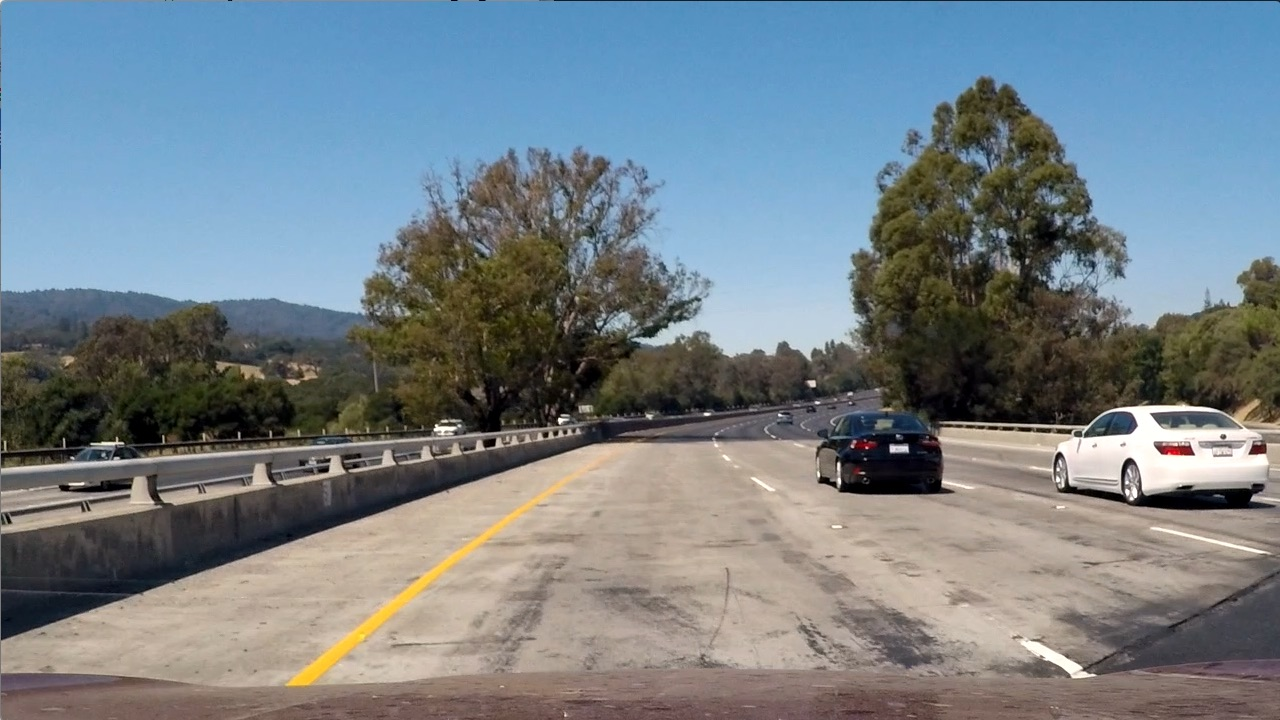
#> input picture test_images/test1.jpg, 1280 x 720 px; its folder holds 5 pictures in this run; the run also reads 1 picture not shown here
$ jupyter execute --allow-errors Vehicle_Detector.ipynb   (shell and % lines are left out)   (older library calls are emulated)
#> lines starting #> are read from the running program, lines starting #| are printed output that depends on the picture
## Image processing project phase 2 (Car Detection)
## We are:
#17t0346_احمد جابر عبد العزيز موسى

#16W0015_حسين عبد الملك علي قاسم العبسي

#17E0020_خالد احمد محمد عبد العزيز

## Imports

[cell 1]
import os
import math
import glob
import cv2
from collections import deque
import numpy as np
import matplotlib.pyplot as plt
import matplotlib.image as mpimg
from matplotlib import cm
from moviepy.editor import VideoFileClip
import time
from sklearn.svm import LinearSVC
from sklearn.preprocessing import StandardScaler
from sklearn.model_selection import train_test_split
from skimage.feature import hog
from scipy.ndimage.measurements import label
import pickle

## Load Dataset

[cell 2]
test_images = np.array([plt.imread(i) for i in glob.glob('./test_images/*.jpg')])
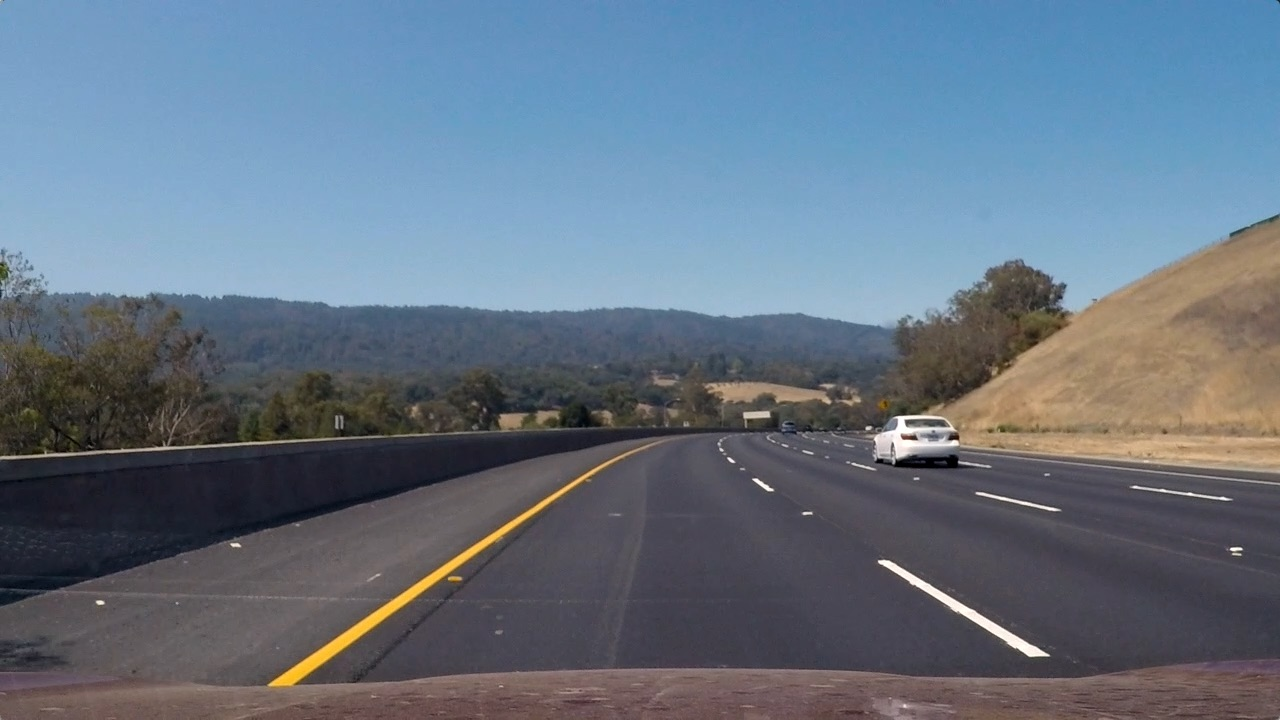
#> input picture test_images/test3.jpg, 1280 x 720 px
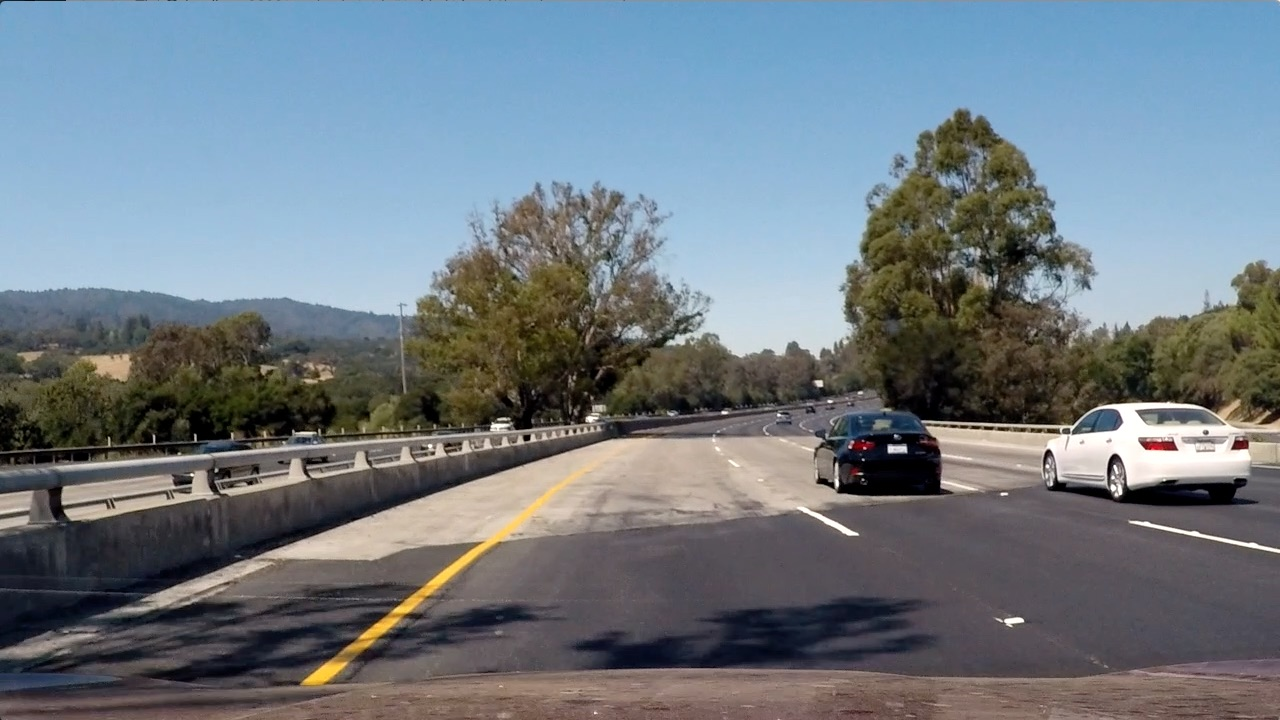
#> input picture test_images/test4.jpg, 1280 x 720 px
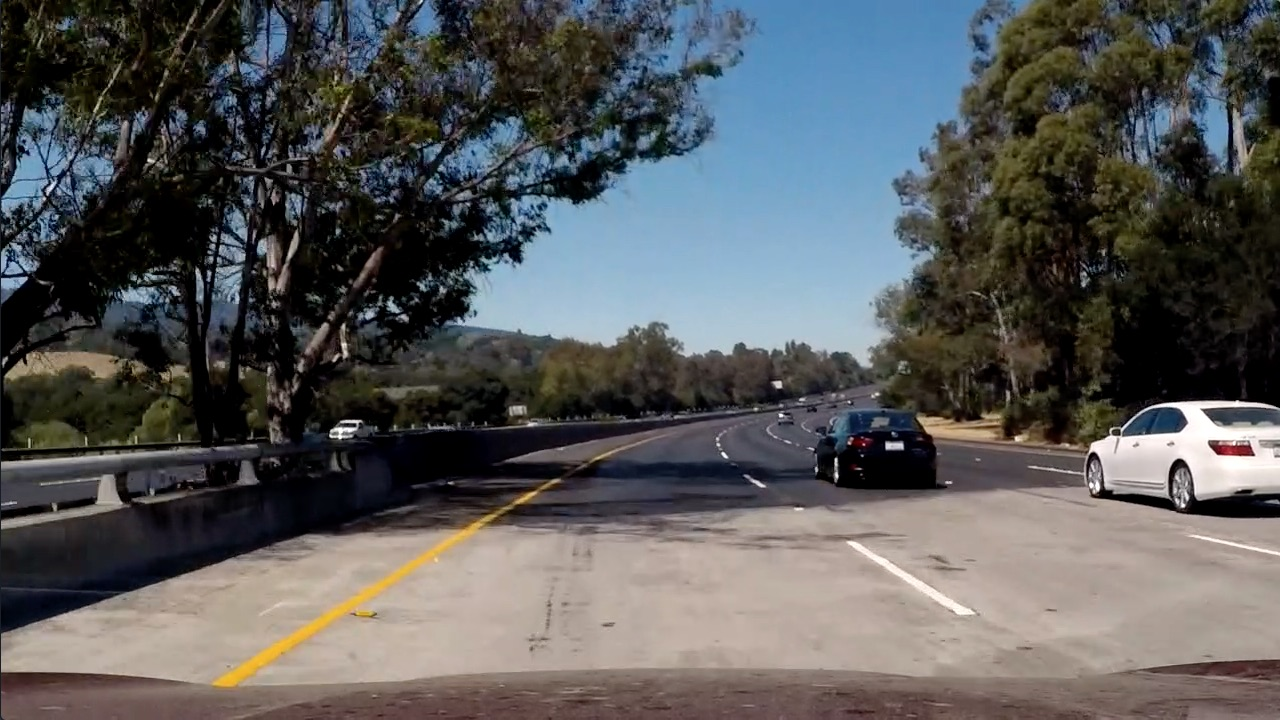
#> input picture test_images/test5.jpg, 1280 x 720 px

car_images = []
non_car_images = []

for root, dirs, files in os.walk('./data/vehicles/'):
    for file in files:
        if file.endswith('.png'):
            car_images.append(os.path.join(root, file))

for root, dirs, files in os.walk('./data/non-vehicles/'):
    for file in files:
        if file.endswith('.png'):
            non_car_images.append(os.path.join(root, file))

## Basic Summary of Dataset

[cell 3]
n_car_images = len(car_images)
n_non_car_images = len(non_car_images)
#> (the rest of this cell did not finish here and is left out)

### Car Image Examples

[cell 4]
fig, axs = plt.subplots(4,8, figsize=(16, 8))
fig.subplots_adjust(hspace = 0, wspace=.1)
axs = axs.ravel()

#> (the rest of this cell did not finish here and is left out)

### Non-car Image Examples

[cell 5]
fig, axs = plt.subplots(4,8, figsize=(16, 8))
fig.subplots_adjust(hspace = 0, wspace=.1)
axs = axs.ravel()

#> (the rest of this cell did not finish here and is left out)

## Feature Extraction Method

[cell 6]
# Compute binned color features by scaling images down
def bin_spatial(img, size=(32, 32)):
    # Use cv2.resize().ravel() to create the feature vector
    features = cv2.resize(img, size).ravel()
    # Return the feature vector
    return features

# Compute color histogram features
def color_hist(img, nbins=32, bins_range=(0, 256)):
    # Compute the histogram of the color channels separately
    channel1_hist = np.histogram(img[:,:,0], bins=nbins, range=bins_range)
    channel2_hist = np.histogram(img[:,:,1], bins=nbins, range=bins_range)
    channel3_hist = np.histogram(img[:,:,2], bins=nbins, range=bins_range)
    # Concatenate the histograms into a single feature vector
    hist_features = np.concatenate((channel1_hist[0], channel2_hist[0], channel3_hist[0]))
    # Return the individual histograms, bin_centers and feature vector
    return hist_features


# Return HOG features and visualization
def get_hog_features(img, orient, pix_per_cell, cell_per_block,
                        vis=False, feature_vec=True):
    # Call with two outputs if vis==True
    if vis == True:
        features, hog_image = hog(img, orientations=orient, pixels_per_cell=(pix_per_cell, pix_per_cell),
                                  cells_per_block=(cell_per_block, cell_per_block), transform_sqrt=True,
                                  visualize=vis, feature_vector=feature_vec)
        return features, hog_image
    # Otherwise call with one output
    else:
        features = hog(img, orientations=orient, pixels_per_cell=(pix_per_cell, pix_per_cell),
                       cells_per_block=(cell_per_block, cell_per_block), transform_sqrt=True,
                       visualize=vis, feature_vector=feature_vec)
        return features

# Extract feature wrapper that extracts and combines all features
# [45 lines left out: function extract_features, not called in this run]

## HOG Visualisation

#> (a cell that did not finish here is left out)

## Feature Extraction

[cell 8]
### Parameters
spatial = 32
hist_bins = 32
colorspace = 'YCrCb' # Can be RGB, HSV, LUV, HLS, YUV, YCrCb #YCrCb best
orient = 9
pix_per_cell = 8
cell_per_block = 2
spatial_size= (32, 32)
heat_threshold= 4 # 12
hog_channel = "ALL" # Can be 0, 1, 2, or "ALL" #ALL,0 best
ystart_ystop_scale = [(405, 510, 1), (400, 600, 1.5), (500, 710, 2.5)]

# [9 lines of commented-out code are left out]

## Data Preparation

[cell 9]
# Preserve State to compare parameter tuning
rand_state = np.random.randint(0, 100)

# Create an array stack of feature vectors
#> (the rest of this cell did not finish here and is left out)

## Classifier

[cell 10]
# Use a linear SVC
svc = LinearSVC()

# Check the training time for the SVC
t=time.time()
#> (the rest of this cell did not finish here and is left out)

## Data Saving to Pickle

[cell 11]
# Save data to pickle file
dist_pickle = {}
dist_pickle["svc"] = svc
#> (the rest of this cell did not finish here and is left out)

## Data Loading from Pickle

[cell 12]
print('Loading Classifier parameters...')
dist_pickle = pickle.load( open("svc_pickle.p", "rb" ) )
#> (reads svc_pickle.p from the repository)
svc = dist_pickle["svc"]
X_scaler = dist_pickle["scaler"]
orient = dist_pickle["orient"]
pix_per_cell = dist_pickle["pix_per_cell"]
cell_per_block = dist_pickle["cell_per_block"]
spatia = dist_pickle["spatial"]
hist_bins = dist_pickle["hist_bins"]

print('Loading is done!')

## HOG Sub-sampling Window Search

[cell 13]
# Extracts features using hog sub-sampling and make predictions
def find_cars(img,svc,X_scaler,orient,pix_per_cell,cell_per_block,spatial_size,hist_bins,ystart_ystop_scale,h_shift=0,visualisation=False):
    # List of bounding box positions
    bbox_detection_list=[]
    box_vis_list=[]
    # Copy and normalise
    draw_img = np.copy(img)
    img = img.astype(np.float32)/255

    # Searching different size windows at different scales:
    for (ystart, ystop, scale) in ystart_ystop_scale:
        box_vis=[]
        # Crop
        img_tosearch = img[ystart:ystop, :, :]
        ctrans_tosearch = cv2.cvtColor(img_tosearch, cv2.COLOR_RGB2YCrCb)
        if scale != 1:
            imshape = ctrans_tosearch.shape
            ctrans_tosearch = cv2.resize(ctrans_tosearch, (np.int(imshape[1]/scale), np.int(imshape[0]/scale)))

        ch1 = ctrans_tosearch[:,:,0]
        ch2 = ctrans_tosearch[:,:,1]
        ch3 = ctrans_tosearch[:,:,2]

        # Define blocks and steps as above
        nxblocks = (ch1.shape[1] // pix_per_cell) - cell_per_block + 3
        nyblocks = (ch1.shape[0] // pix_per_cell) - cell_per_block + 1
        nfeat_per_block = orient*cell_per_block**2

        # 64 was the orginal sampling rate, with 8 cells and 8 pix per cell
        window = 64
        nblocks_per_window = (window // pix_per_cell) - cell_per_block + 1
        cells_per_step = 2  # Instead of overlap, define how many cells to step
        nxsteps = (nxblocks - nblocks_per_window) // cells_per_step
        nysteps = (nyblocks - nblocks_per_window) // cells_per_step

        # Compute individual channel HOG features for the entire image
        hog1 = get_hog_features(ch1, orient, pix_per_cell, cell_per_block, feature_vec=False)
        hog2 = get_hog_features(ch2, orient, pix_per_cell, cell_per_block, feature_vec=False)
        hog3 = get_hog_features(ch3, orient, pix_per_cell, cell_per_block, feature_vec=False)

        for xb in range(nxsteps):
            for yb in range(nysteps):
                ypos = yb*cells_per_step
                xpos = xb*cells_per_step
                # Extract HOG for this patch
                hog_feat1 = hog1[ypos:ypos+nblocks_per_window, xpos:xpos+nblocks_per_window].ravel()
                hog_feat2 = hog2[ypos:ypos+nblocks_per_window, xpos:xpos+nblocks_per_window].ravel()
                hog_feat3 = hog3[ypos:ypos+nblocks_per_window, xpos:xpos+nblocks_per_window].ravel()
                hog_features = np.hstack((hog_feat1, hog_feat2, hog_feat3))

                xleft = xpos*pix_per_cell
                ytop = ypos*pix_per_cell

                # Extract the image patch
                subimg = cv2.resize(ctrans_tosearch[ytop:ytop+window, xleft:xleft+window], (64,64))

                # Get color features
                spatial_features = bin_spatial(subimg, size=spatial_size)
                hist_features = color_hist(subimg, nbins=hist_bins)

                # Scale features and make a prediction
                test_features = X_scaler.transform(np.hstack((spatial_features, hist_features, hog_features)).reshape(1, -1))

                # Make prediction based on trained model
                test_prediction = svc.predict(test_features)

                if(visualisation):
                    xbox_left = np.int(xleft*scale)
                    ytop_draw = np.int(ytop*scale)
                    win_draw = np.int(window*scale)
                    # Append Detection Position to list
                    box_vis.append(((xbox_left, ytop_draw+ystart),(xbox_left+win_draw,ytop_draw+win_draw+ystart)))

                if test_prediction == 1:
                    xbox_left = np.int(xleft*scale)
                    ytop_draw = np.int(ytop*scale)
                    win_draw = np.int(window*scale)
                    # Append Detection Position to list
                    bbox_detection_list.append(((xbox_left+h_shift, ytop_draw+ystart),(xbox_left+win_draw+h_shift,ytop_draw+win_draw+ystart)))
                    # Draw Detection on image
                    cv2.rectangle(draw_img,(xbox_left+h_shift, ytop_draw+ystart),(xbox_left+win_draw+h_shift,ytop_draw+win_draw+ystart),(0,0,255),6)
        box_vis_list += [box_vis]
    return bbox_detection_list,draw_img,box_vis_list

## Region Proposer Visualisation

[cell 14]
test_image_sliding=test_images[0]
#> test_image_sliding is the input picture: shape (720, 1280, 3); mean R, G, B 117.5, 128.7, 135.5
ystart_ystop_scale = [(405, 510, 1), (400, 600, 1.5), (415, 710, 2.5)]
bbox_detection_list, detections, box_vis_list = find_cars(test_image_sliding, svc, X_scaler, orient, pix_per_cell, cell_per_block, spatial_size, hist_bins, ystart_ystop_scale, h_shift=500, visualisation=True)
#> after the loop in find_cars, `for (ystart, ystop, scale) in ystart_ystop_scale:`: bbox_detection_list = 16 items; box_vis_list = 3 items
#> bbox_detection_list = 16 items; box_vis_list = 3 items

def draw_boxes(img, bboxes, thickness=2):
    imcopy = [np.copy(img),np.copy(img),np.copy(img)]
    color=[(255, 0, 0),(0, 255, 0),(0, 0, 255)]
    for i in range(len(bboxes)):
        for bbox in bboxes[i]:
            cv2.rectangle(img=imcopy[i], pt1=bbox[0], pt2=bbox[1],
                          color=color[i], thickness=thickness)
    return imcopy

windows_img = draw_boxes(test_image_sliding, box_vis_list)
#> the loop in draw_boxes, `for i in range(len(bboxes)):` made 3 passes
#> windows_img = 3 items

f, ((ax1, ax2, ax3)) = plt.subplots(3, 1, figsize=(20,20))
ax1.imshow(windows_img[0])
title = "Scale: 0.9 "  + " Count: " + str(len(box_vis_list[0]))
#> title = 'Scale: 0.9  Count: 154'
ax1.set_title(title, fontsize=20)
ax1.axis("off")
ax2.imshow(windows_img[1])
title = "Scale: 1.4"  + " Count: " + str(len(box_vis_list[1]))
#> title = 'Scale: 1.4 Count: 200'
ax2.set_title(title, fontsize=20)
ax2.axis("off")
ax3.imshow(windows_img[2])
title = "Scale: 2.3"  + " Count: " + str(len(box_vis_list[2]))
#> title = 'Scale: 2.3 Count: 87'
ax3.set_title(title, fontsize=20)
ax3.axis("off")

plt.savefig('output_images/bbox_vis.png')

## Overall Pipeline

### Heatmapping

[cell 15]
# Accumulation of labels from last N frames
class Detect_history():
    def __init__ (self):
        # Number labels to store
        self.queue_len = 7 #17 13
        self.queue = []

    # Put new frame
    # [11 lines left out: functions put_labels, get_labels, not called in this run]

[cell 16]
# Read in image similar to one shown above
image = test_images[3]
#> image is the input picture: shape (720, 1280, 3); mean R, G, B 112.2, 122.7, 130.9
blank = np.zeros_like(image[:,:,0]).astype(np.float)

def add_heat(heatmap, bbox_list):
    # Iterate through list of bboxes
    for box in bbox_list:
        # Add += 1 for all pixels inside each bbox
        # Assuming each "box" takes the form ((x1, y1), (x2, y2))
        heatmap[box[0][1]:box[1][1], box[0][0]:box[1][0]] += 1

    # Return updated heatmap
    return heatmap# Iterate through list of bboxes

def draw_labeled_bboxes(img, labels):
    # Iterate through all detected cars
    for car_number in range(1, labels[1]+1):
        # Find pixels with each car_number label value
        nonzero = (labels[0] == car_number).nonzero()
        # Identify x and y values of those pixels
        nonzeroy = np.array(nonzero[0])
        nonzerox = np.array(nonzero[1])
        # Define a bounding box based on min/max x and y
        bbox = ((np.min(nonzerox), np.min(nonzeroy)), (np.max(nonzerox), np.max(nonzeroy)))
        # Draw the box on the image
        cv2.rectangle(img, bbox[0], (bbox[1][0]+10,bbox[1][1]-10), (0,0,255), 6)
    # Return the image
    return img

[cell 17]
### Parameters
spatial = 32
hist_bins = 32
colorspace = 'YCrCb' # Can be RGB, HSV, LUV, HLS, YUV, YCrCb #YCrCb best
orient = 9
pix_per_cell = 8
cell_per_block = 2
spatial_size= (32, 32)
heat_threshold= 4 # 12
hog_channel = "ALL" # Can be 0, 1, 2, or "ALL" #ALL,0 best
ystart_ystop_scale = [(405, 510, 1), (400, 600, 1.5), (500, 710, 2.5)]

# [21 lines left out: function process_image, not called in this run]

# Pipe line on single image

[cell 18]
image = plt.imread('test_images/test1.jpg')
plt.imshow(image)

[cell 19]
# Using Subsampled HOG windows to get possible detections
bbox_detection_list, detections, box_vis_list = find_cars(image,svc,X_scaler,orient,pix_per_cell,cell_per_block,spatial_size,hist_bins,ystart_ystop_scale)
#> call 2 of find_cars, with orient = 9, pix_per_cell = 8, cell_per_block = 2, spatial_size = (32, 32), hist_bins = 32, h_shift = 0, visualisation = False
#> the loop in find_cars (call 2), `for (ystart, ystop, scale) in ystart_ystop_scale:` made 3 passes
#> box_vis_list on passes 1 to 3: [[]], [[], []], [[], [], []]
#> after the loop in find_cars (call 2), `for (ystart, ystop, scale) in ystart_ystop_scale:`:
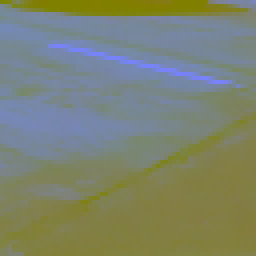
#> subimg: shape (64, 64, 3) float32 (shown 4 times larger); mean of channels 0, 1, 2 0.443, 0.517, 0.488; drawn as B, G, R
#> after the loop in find_cars (call 2), `for (ystart, ystop, scale) in ystart_ystop_scale:`: bbox_detection_list = 15 items
#> bbox_detection_list = 15 items; box_vis_list = [[], [], []]
blank = np.zeros_like(image[:,:,0]).astype(np.float)
plt.imshow(detections)

#> (a cell that did not finish here is left out)

[cell 21]
# Add heat to detections
heatmap = add_heat(blank, bbox_detection_list)
#> the loop in add_heat, `for box in bbox_list: # Add += 1 for all pixels inside each bbox # Ass..` made 15 passes
#> box on passes 1 to 8: ((864, 405), (928, 469)), ((48, 424), (144, 520)), ((792, 400), (888, 496)), ((816, 400), (912, 496)), ((840, 400), (936, 496)), ((840, 424), (936, 520)), ((864, 400), (960, 496)), ((1056, 400), (1152, 496))
#> after the loop in add_heat, `for box in bbox_list:`:
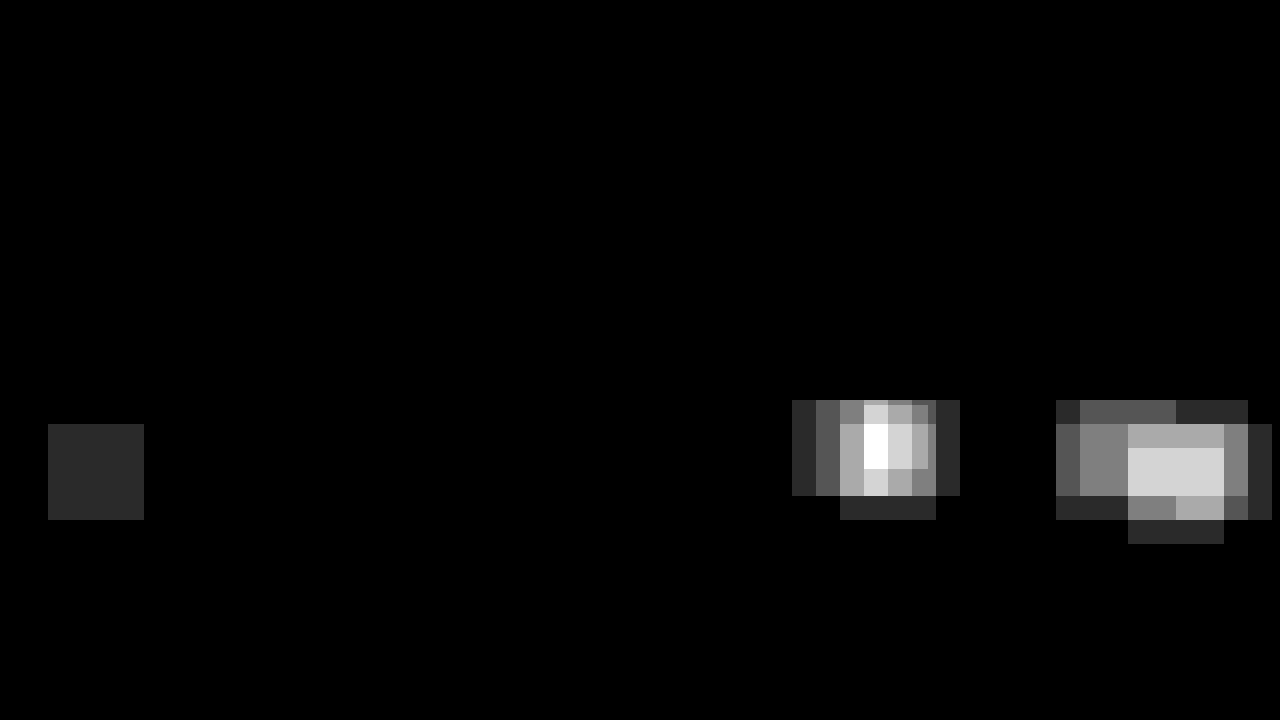
#> heatmap: shape (720, 1280) float64; min 0, max 6, mean 0.144; drawn with min black and max white
plt.imshow(heatmap,cmap='hot')

[cell 22]
# Find final boxes from heatmap using label function
labels = label(heatmap)

[cell 23]
# Draw bounding box
result = draw_labeled_bboxes(np.copy(image), labels)
#> the loop in draw_labeled_bboxes, `for car_number in range(1, labels[1]+1):` made 3 passes
#> (nonzero, bbox) on passes 1 to 3: (18432 positions, rows 400 to 519, columns 792 to 959, ((792, 400), (959, 519))), (27648 positions, rows 400 to 543, columns 1056 to 1271, ((1056, 400), (1271, 543))), (9216 positions, rows 424 to 519, columns 48 to 143, ((48, 424), (143, 519)))
